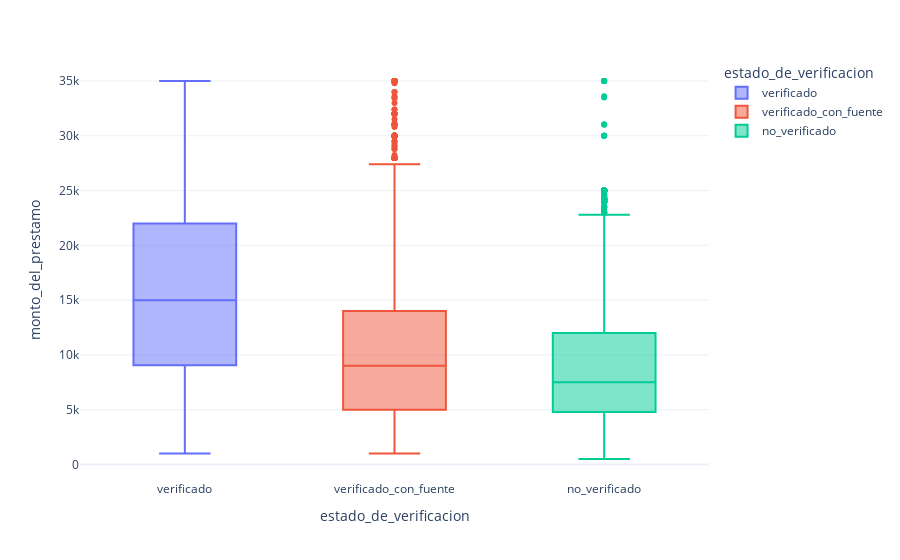

Notebook code cell kept with this figure:
### Markdown cell above
Note que ahora los coeficientes de regresión para `estado_de_verificacion` son positvos comparados con el modelo `lr_logit3` aunque los $p$ siguen siendo grandes. Esto indica que después de ajustar todas las demás variables en el modelo, `estado_de_verificacion` sigue sin mostrar diferencias asociadas con la chance de pago. ***¿Qué variables de confusión fueron las responsables de introducir la tendencia decreciente inicial?***

### Code cell
px.box(df_lr, y="monto_del_prestamo", x="estado_de_verificacion", color="estado_de_verificacion", template="plotly_white").show()

### Figure 1 — Plotly figure (JSON) as saved in the notebook; plotly's stock layout.template omitted (floating-point values rounded to 4 significant figures; data arrays with more than 128 entries replaced by an {"elided": "..."} marker saying what was removed)
{"data": [{"alignmentgroup": "True", "hovertemplate": "estado_de_verificacion=%{x}<br>monto_del_prestamo=%{y}<extra></extra>", "legendgroup": "verificado", "marker": {"color": "#636efa"}, "name": "verificado", "notched": false, "offsetgroup": "verificado", "orientation": "v", "showlegend": true, "type": "box", "x": {"elided": "12387 str values"}, "x0": " ", "xaxis": "x", "y": {"elided": "12387 int values"}, "y0": " ", "yaxis": "y"}, {"alignmentgroup": "True", "hovertemplate": "estado_de_verificacion=%{x}<br>monto_del_prestamo=%{y}<extra></extra>", "legendgroup": "verificado_con_fuente", "marker": {"color": "#EF553B"}, "name": "verificado_con_fuente", "notched": false, "offsetgroup": "verificado_con_fuente", "orientation": "v", "showlegend": true, "type": "box", "x": {"elided": "9819 str values"}, "x0": " ", "xaxis": "x", "y": {"elided": "9819 int values"}, "y0": " ", "yaxis": "y"}, {"alignmentgroup": "True", "hovertemplate": "estado_de_verificacion=%{x}<br>monto_del_prestamo=%{y}<extra></extra>", "legendgroup": "no_verificado", "marker": {"color": "#00cc96"}, "name": "no_verificado", "notched": false, "offsetgroup": "no_verificado", "orientation": "v", "showlegend": true, "type": "box", "x": {"elided": "16499 str values"}, "x0": " ", "xaxis": "x", "y": {"elided": "16499 int values"}, "y0": " ", "yaxis": "y"}], "layout": {"boxmode": "overlay", "legend": {"title": {"text": "estado_de_verificacion"}, "tracegroupgap": 0}, "margin": {"t": 60}, "xaxis": {"anchor": "y", "categoryarray": ["verificado", "verificado_con_fuente", "no_verificado"], "categoryorder": "array", "domain": [0, 1], "title": {"text": "estado_de_verificacion"}}, "yaxis": {"anchor": "x", "domain": [0, 1], "title": {"text": "monto_del_prestamo"}}}}
